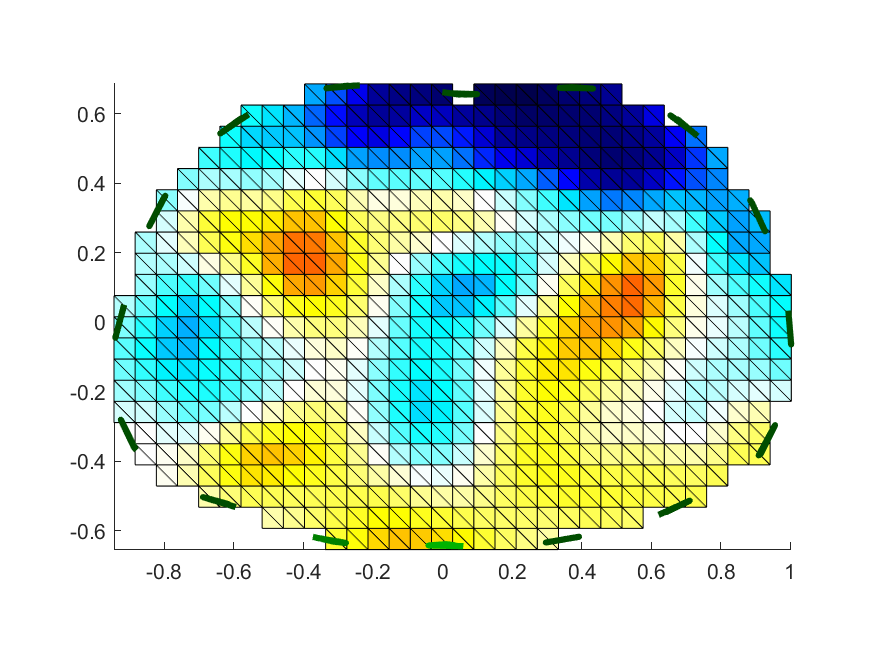
#> input picture Images/set_02/trial_01/frame_1143.png, 875 x 656 px, given in place of frame_004.png, which was not available
$ python GetFig4and5.py
#> lines starting #> are read from the running program, lines starting #| are printed output that depends on the picture; after the words box and inside, x2 and y2 are one past the last pixel; in counts of white or black regions, pixels touching at a corner belong together; pictures that were not available may be replaced by others from this repository, and a replacement may not be noted
### functions.py
import scipy
from PIL import Image
import numpy as np
from scipy.ndimage import gaussian_filter1d
import cv2

def apply_RoI(image,r):

    image = Image.open(image)
    image_np = np.array(image)
    image= image_np[int(r[1]):int(r[1]+r[3]),int(r[0]):int(r[0]+r[2])]

    return image

def impedance_calc(image_array):

    impedance_means = []

    for image in image_array:

        # Convert to grayscale if needed, or to HSV to isolate intensity
        hsv = cv2.cvtColor(image, cv2.COLOR_BGR2HSV)
        intensity = hsv[:, :, 2]  # Value channel often correlates with impedance

        # Compute variance of pixel values (impedance variance estimate)
        mean_intensity = np.mean(intensity)
        impedance_means.append(mean_intensity)

    return impedance_means

def processing(signal):

    # Mudança da Frequência
    signal = np.array(signal)
    fps = 33
    num_seconds = len(signal) // fps
    signal_freq = signal[:num_seconds * fps].reshape(num_seconds, fps).mean(axis=1)

    # Normalização
    normalized_signal = (signal_freq - np.mean(signal_freq)) / np.std(signal_freq)

    # Filtrar
    smoothed_signal = gaussian_filter1d(normalized_signal, sigma=2)

    processed_signal=smoothed_signal

    return processed_signal

def peak_detection(signal,type):

    if type=="expiration":
        peak_time=scipy.signal.find_peaks(signal)[0]
    elif type == "inspiration":
        peak_time=scipy.signal.find_peaks(-signal)[0]
    else:
        print("Error: Inserted Type does not exist")

    return peak_time

### GetFig4and5.py
"""
Bibliotecas

"""

import numpy as np
import os
from glob import glob
import matplotlib.pyplot as plt
from pathlib import Path
import pandas as pd

"""
functions

"""

from functions import *

"""
Definição da RoI

"""

# Abrir e Ler um Frame
path_frame="C:/Users/anama/OneDrive/Ambiente de Trabalho/UNI/Semestre2/ICSTS/Task3/ICSTS_EIT_Processment/Images/set_01/trial_01/frame_004.png"
image_test = cv2.imread(path_frame)
#> image_test is the input picture: shape (656, 875, 3); mean B, G, R 202.4, 219.5, 198.8


## Selecionar manualmente RoI Pulmão Esquerdo
#r_left=cv2.selectROI("select the area left", image)
#cv2.destroyWindow("select the area left")

## Selecionar manualmente RoI Pulmão Direito
#r_right=cv2.selectROI("select the area right", image)
#cv2.destroyWindow("select the area right")

# Coordenadas obtidas com zona anterior comentada
r_left=220, 169, 194, 339
r_right=498, 169, 194, 339

# Representação da zona RoI do pulmão esquero
r=r_left
image_with_roi = image_test.copy()
cv2.rectangle(image_with_roi, (r[0], r[1]), (r[0] + r[2], r[1] + r[3]), (0, 0, 255), 2)  # Criar rectangulo vermelho
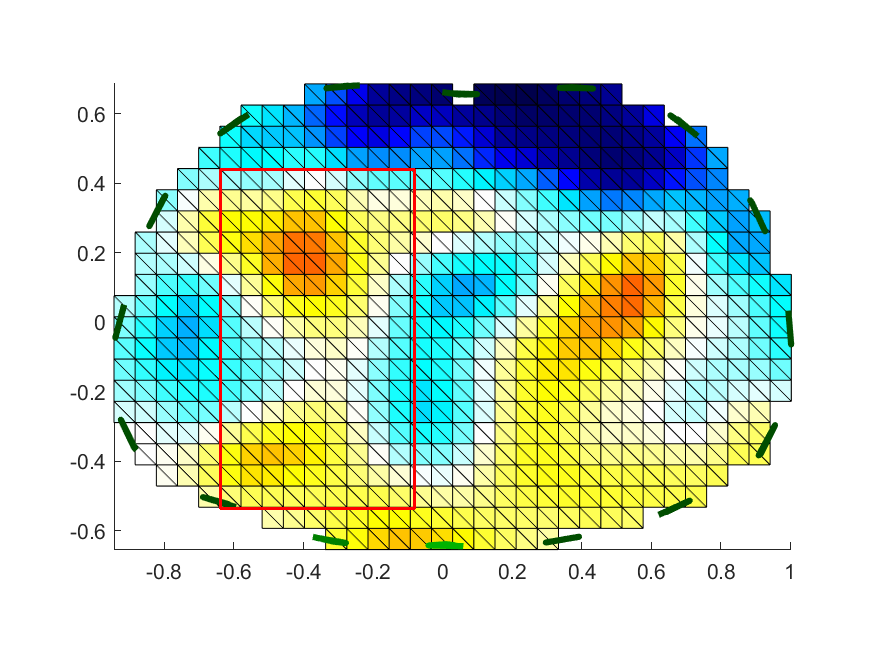
#> image_with_roi: shape (656, 875, 3); 0.56% of pixels changed, all inside (x1, y1, x2, y2) = (219, 168, 416, 510)

# Abrir e Ler todos os Frames
diff_expiration_set=np.zeros(5)
diff_inspiration_set=np.zeros(5)


sample_image_left = apply_RoI(path_frame, r_left)
#> in apply_RoI, `image= image_np[int(r[1]):int(r[1]+r[3]),int(r[0]):int(r[0]+r[2])]`:
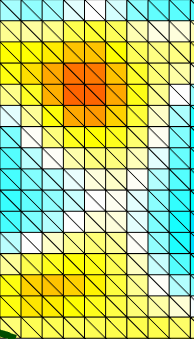
#> image: shape (339, 194, 3); mean R, G, B 186.6, 206.4, 123
sample_image_right = apply_RoI(path_frame, r_right)
#> call 2 of apply_RoI, with r = (498, 169, 194, 339)
#> in apply_RoI (call 2), `image= image_np[int(r[1]):int(r[1]+r[3]),int(r[0]):int(r[0]+r[2])]`:
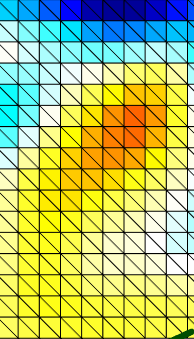
#> image: shape (339, 194, 3); mean R, G, B 177.8, 193.3, 113.2

# Example shape from first image
sample_array_left = np.array(sample_image_left)
sample_array_right = np.array(sample_image_right)

height_l, width_l, channels_l = sample_array_left.shape
#> height_l = 339; width_l = 194; channels_l = 3
height_r, width_r, channels_r = sample_array_right.shape
#> height_r = 339; width_r = 194; channels_r = 3


set=2
trial=1

path_set_file="C:/Users/anama/OneDrive/Ambiente de Trabalho/UNI/Semestre2/ICSTS/Task3/ICSTS_EIT_Processment/Images/set_0"+str(set)

items = os.listdir(path_set_file)
files_num = len([item for item in items if os.path.isdir(os.path.join(path_set_file, item))])

diff_expiration_trial=np.zeros(files_num)
diff_inspiration_trial=np.zeros(files_num)


images_file=sorted(glob("C:/Users/anama/OneDrive/Ambiente de Trabalho/UNI/Semestre2/ICSTS/Task3/ICSTS_EIT_Processment/Images/set_0"+str(set)+"/trial_0"+str(trial)+'/*.png'))

image_array_left = np.zeros((len(images_file), height_l, width_l, channels_l), dtype=np.uint8)

image_array_right = np.zeros((len(images_file), height_r, width_r, channels_r), dtype=np.uint8)

for image_num in range(len(images_file)):

    image_left = apply_RoI(images_file[image_num], r_left)
    image_right = apply_RoI(images_file[image_num], r_right)

    image_array_left[image_num]=image_left
    image_array_right[image_num]=image_right
#> pass 2 of the loop `for image_num in range(len(images_file)):`:
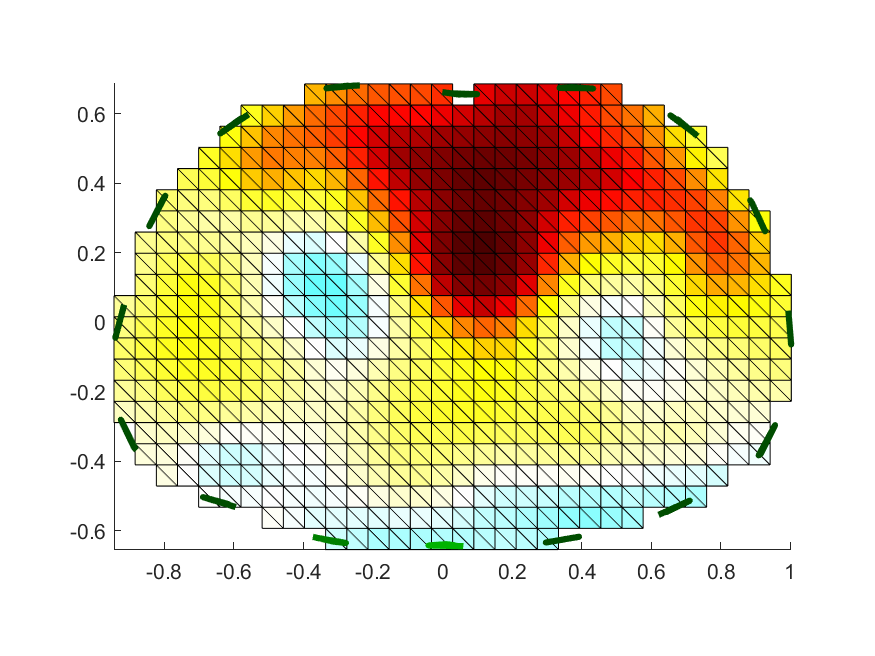
#> input picture Images/set_02/trial_01/frame_116.png, 875 x 656 px
#> in apply_RoI, image is the input picture: PIL image 875x656 RGB; mean R, G, B 225.7, 210.8, 178.4
#> in apply_RoI (call 5), `image= image_np[int(r[1]):int(r[1]+r[3]),int(r[0]):int(r[0]+r[2])]`:
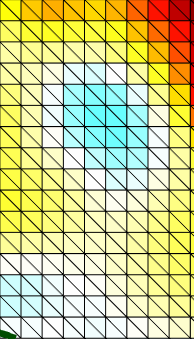
#> image: shape (339, 194, 3); mean R, G, B 203.5, 203.6, 139.2
#> in apply_RoI (call 6), `image= image_np[int(r[1]):int(r[1]+r[3]),int(r[0]):int(r[0]+r[2])]`:
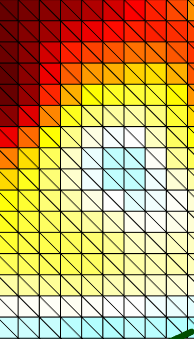
#> image: shape (339, 194, 3); mean R, G, B 198.6, 160.9, 96.6
#> pass 3 of the loop `for image_num in range(len(images_file)):`:
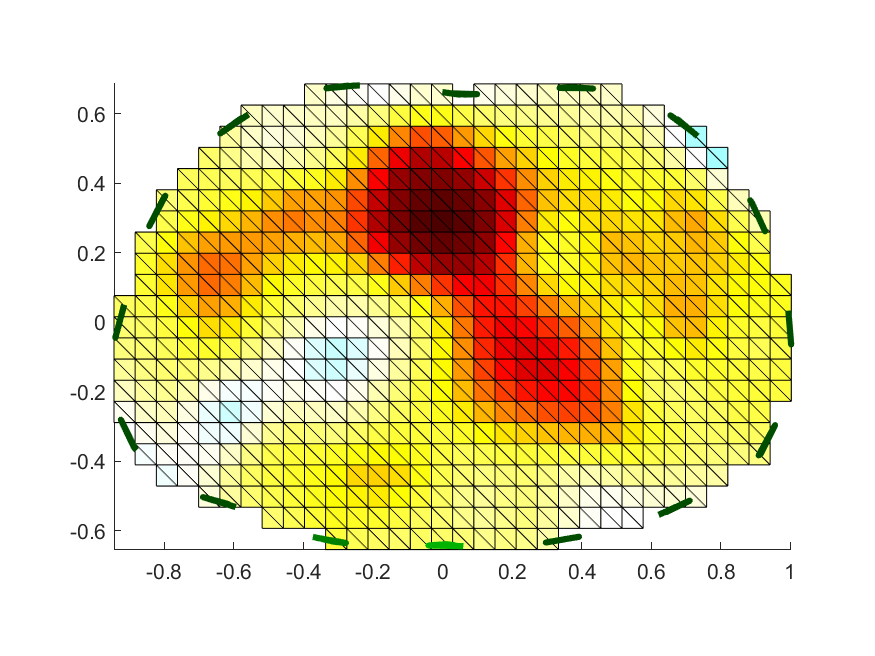
#> input picture Images/set_02/trial_01/frame_369.png, 875 x 656 px
#> in apply_RoI, image is the input picture: PIL image 875x656 RGB; mean R, G, B 231.2, 216.6, 164.6
#> in apply_RoI (call 7), `image= image_np[int(r[1]):int(r[1]+r[3]),int(r[0]):int(r[0]+r[2])]`:
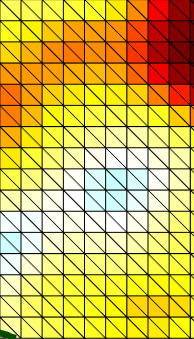
#> image: shape (339, 194, 3); mean R, G, B 209.1, 182.6, 76
#> in apply_RoI (call 8), `image= image_np[int(r[1]):int(r[1]+r[3]),int(r[0]):int(r[0]+r[2])]`:
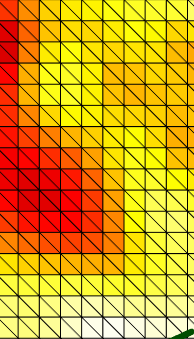
#> image: shape (339, 194, 3); mean R, G, B 214.3, 157.9, 27.8
#> the loop made 4 passes; the first 3 are shown


impedance_signal_left=impedance_calc(image_array_left)
#> in impedance_calc, `impedance_means = []`: impedance_means = []
#> the loop in impedance_calc, `for image in image_array:` made 4 passes
#> mean_intensity on passes 1 to 4: 215.1, 214.5, 211, 212.5
#> after the loop in impedance_calc, `for image in image_array:`:
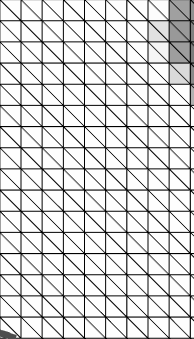
#> intensity: shape (339, 194); min 0, max 254, mean 212.5
#> after the loop in impedance_calc, `for image in image_array:`: impedance_means = [215.1, 214.5, 211, 212.5]
#> impedance_signal_left = [215.1, 214.5, 211, 212.5]
impedance_signal_right=impedance_calc(image_array_right)
#> the loop in impedance_calc (call 2), `for image in image_array:` made 4 passes
#> mean_intensity on passes 1 to 4: 213.5, 204.3, 214.4, 206.6
#> pass 1, in impedance_calc (call 2), `intensity = hsv[:, :, 2]`:
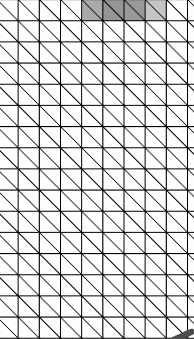
#> intensity: shape (339, 194); min 0, max 254, mean 213.5
#> pass 2, in impedance_calc (call 2), `intensity = hsv[:, :, 2]`:
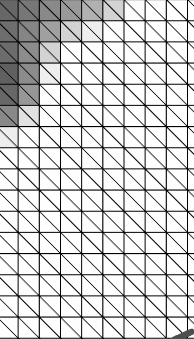
#> intensity: shape (339, 194); min 0, max 254, mean 204.3
#> after the loop in impedance_calc (call 2), `for image in image_array:`:
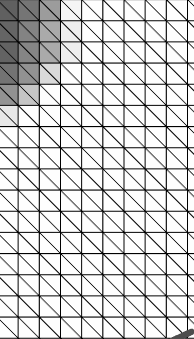
#> intensity: shape (339, 194); min 0, max 254, mean 206.6
#> after the loop in impedance_calc (call 2), `for image in image_array:`: impedance_means = [213.5, 204.3, 214.4, 206.6]
#> impedance_signal_right = [213.5, 204.3, 214.4, 206.6]

processed_signal_left=processing(impedance_signal_left)
#> in processing, `signal = np.array(signal)`: signal = [215.1, 214.5, 211, 212.5]
#> in processing, `num_seconds = len(signal) // fps`: num_seconds = 0
#> in processing, `signal_freq = signal[:num_seconds * fps].reshape(num_seconds, fps).mea..`: signal_freq = empty array
#> processed_signal_left = empty array
processed_signal_right=processing(impedance_signal_right)
#> processed_signal_right = empty array

# Expiration
expiration_frames=peak_detection(processed_signal_left,"expiration")
#> expiration_frames = empty array

# Inspiration
inspiration_frames=peak_detection(processed_signal_left,"inspiration")
#> inspiration_frames = empty array

# Load the image corresponding to the first expiration frame
#> (the run stopped early here; a loop or call above may not have finished)
